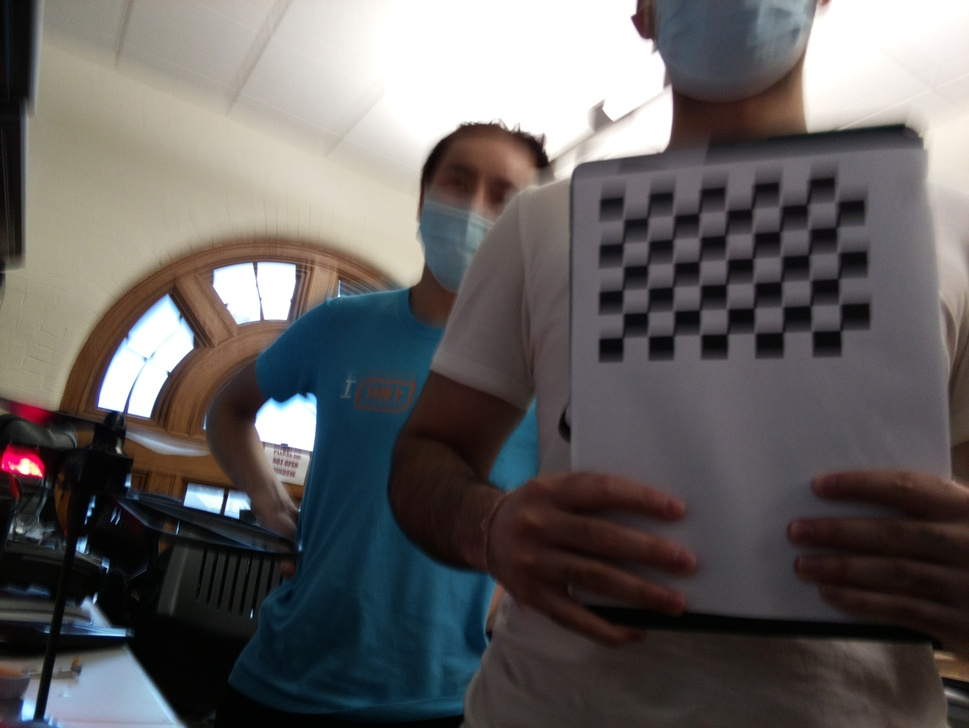
#> input picture MotionPlanningStack/calibration/images/img1.jpg, 969 x 728 px, shrunk from 3280 x 2464 before the run; its folder holds only this picture in this run
$ python calibrate.py
#> lines starting #> are read from the running program, lines starting #| are printed output that depends on the picture; after the words box and inside, x2 and y2 are one past the last pixel; in counts of white or black regions, pixels touching at a corner belong together; long printed decimals are rounded
import numpy as np
import cv2
import glob
import argparse
import os
# termination criteria
criteria = (cv2.TERM_CRITERIA_EPS + cv2.TERM_CRITERIA_MAX_ITER, 30, 0.001)


def calibrate(dirpath, prefix, image_format, square_size, width=9, height=6):
    """ Apply camera calibration operation for images in the given directory path. """
#> called with dirpath = 'images', prefix = 'img', image_format = 'jpg', square_size = 0.016, width = 9, height = 6
    # prepare object points, like (0,0,0), (1,0,0), (2,0,0) ....,(8,6,0)
    objp = np.zeros((height * width, 3), np.float32)
    objp[:, :2] = np.mgrid[0:width, 0:height].T.reshape(-1, 2)

    objp = objp * square_size

    # Arrays to store object points and image points from all the images.
    objpoints = []  # 3d point in real world space
    imgpoints = []  # 2d points in image plane.

    if dirpath[-1:] == '/':
        dirpath = dirpath[:-1]

    images = glob.glob(dirpath + '/' + prefix + '*.' + image_format)

    for fname in images:
        try:
            print(fname)
            img = cv2.imread(fname)
#> img is the input picture: shape (728, 969, 3); mean B, G, R 95.6, 96.1, 99.2
        except Exception as e:
            print("Couldn't load image: %s" % e)
            continue
        gray = cv2.cvtColor(img, cv2.COLOR_BGR2GRAY)
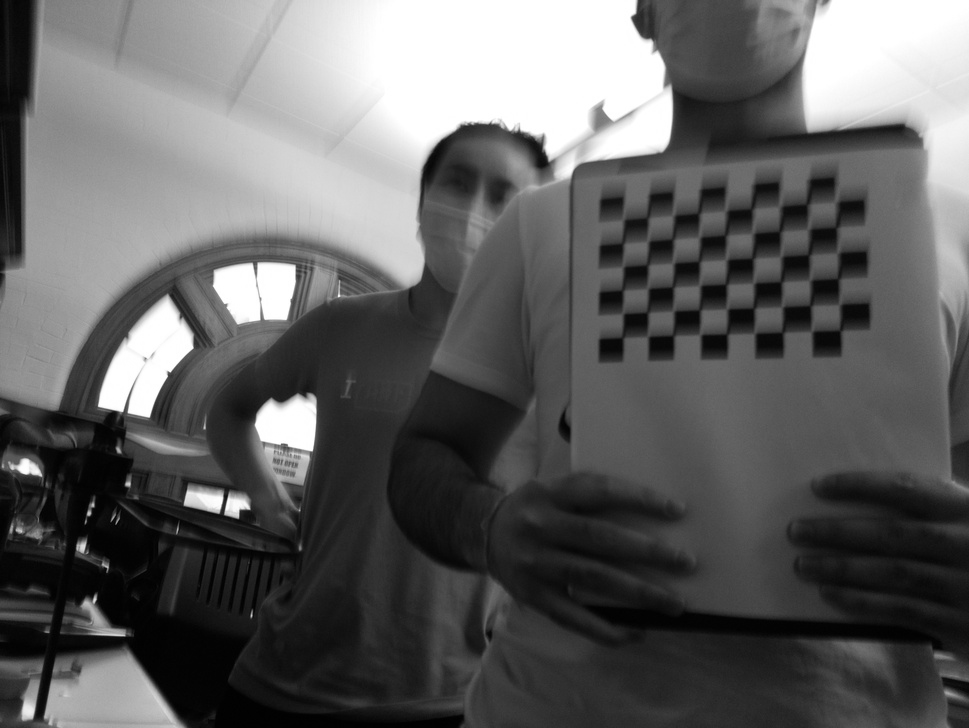
#> gray: shape (728, 969); min 0, max 255, mean 97

        # Find the chess board corners
        ret, corners = cv2.findChessboardCorners(gray, (width, height), None)
#> ret = True; corners = 54 rows, first 8: [624.5, 216], [648, 214.5], [674.5, 211], [699, 210], [727, 206.5], [752.5, 205.5], [781, 202], [807, 200.5]

        # If found, add object points, image points (after refining them)
        if ret:
            objpoints.append(objp)

            corners2 = cv2.cornerSubPix(gray, corners, (11, 11), (-1, -1), criteria)
#> corners2 = 54 rows, first 8: [623.6, 219.2], [647.9, 217.1], [673.7, 215], [699.1, 212.7], [726.1, 210.3], [752.3, 208.2], [780.3, 206], [807.5, 203.6]
            imgpoints.append(corners2)

            # Draw and display the corners
            img = cv2.drawChessboardCorners(img, (width, height), corners2, ret)
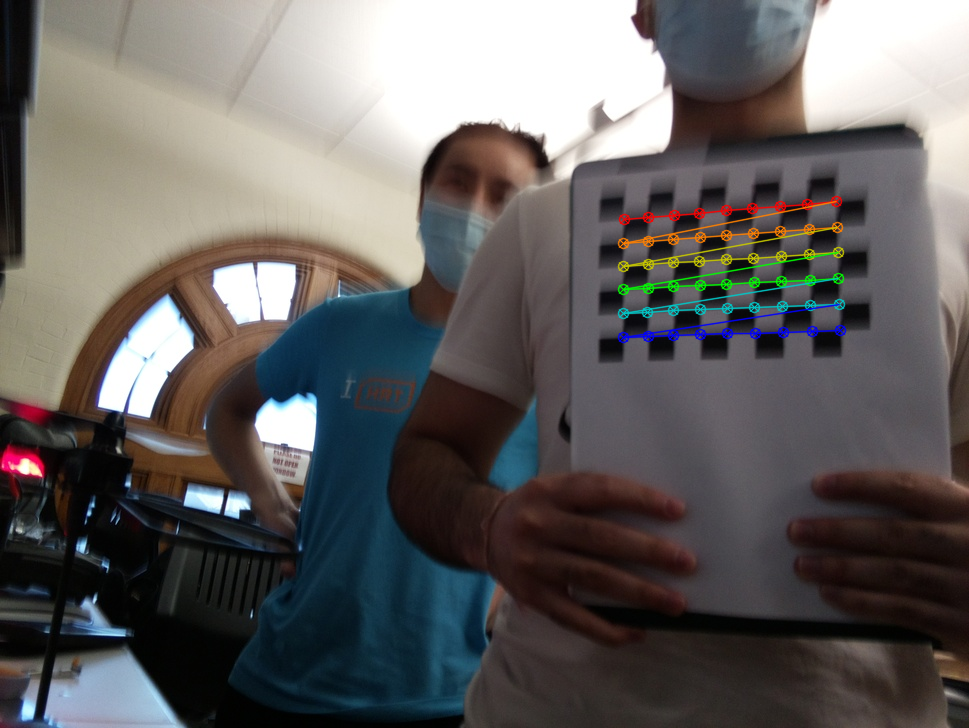
#> img: shape (728, 969, 3); 1.55% of pixels changed, all inside (x1, y1, x2, y2) = (617, 195, 847, 344)
            cv2.imwrite("processed_" + fname, img)
            print("saving to: %s" % "processed_" + fname)

    ret, mtx, dist, rvecs, tvecs = cv2.calibrateCamera(objpoints, imgpoints, gray.shape[::-1], None, None)
#> ret = 0.282; mtx = [[1320, 0, 455.5], [0, 1215.3, 322.6], [0, 0, 1]]; dist = [[1.62, -11.47, 0.0297, -0.0833, 38.96]]; rvecs = ([-0.174, 0.463, -0.00923],); tvecs = ([0.105, -0.07, 0.821],)

    return [ret, mtx, dist, rvecs, tvecs]


def save_coefficients(mtx, dist, path):
    """ Save the camera matrix and the distortion coefficients to given path/file. """
    cv_file = cv2.FileStorage(path, cv2.FILE_STORAGE_WRITE)
    cv_file.write("K", mtx)
    cv_file.write("D", dist)
    # note you *release* you don't close() a FileStorage object
    cv_file.release()


def load_coefficients(path):
    """ Loads camera matrix and distortion coefficients. """
    # FILE_STORAGE_READ
    cv_file = cv2.FileStorage(path, cv2.FILE_STORAGE_READ)

    # note we also have to specify the type to retrieve other wise we only get a
    # FileNode object back instead of a matrix
    camera_matrix = cv_file.getNode("K").mat()
    dist_matrix = cv_file.getNode("D").mat()

    cv_file.release()
    return [camera_matrix, dist_matrix]


if __name__ == '__main__':
    # square_size = 0.016
    # width = 9
    # height = 6
    parser = argparse.ArgumentParser(description='Camera calibration')
    parser.add_argument('--image_dir', type=str, required=False, help='image directory path', default="images")
    parser.add_argument('--image_format', type=str, required=False, help='image format, png/jpg', default="jpg")
    parser.add_argument('--prefix', type=str, required=False, help='image prefix', default="img")
    parser.add_argument('--square_size', type=float, required=False, help='chessboard square size', default=0.016)
    parser.add_argument('--width', type=int, required=False, help='chessboard width size, default is 9', default=9)
    parser.add_argument('--height', type=int, required=False, help='chessboard height size, default is 6', default=6)
    parser.add_argument('--save_file', type=str, required=False, help='YML file to save calibration matrices',
                        default="camera_calibration.yaml")

    args = parser.parse_args()
    ret, mtx, dist, rvecs, tvecs = calibrate(args.image_dir, args.prefix, args.image_format, args.square_size,
                                             args.width, args.height)
#> ret = 0.282; mtx = [[1320, 0, 455.5], [0, 1215.3, 322.6], [0, 0, 1]]; dist = [[1.62, -11.47, 0.0297, -0.0833, 38.96]]; rvecs = ([-0.174, 0.463, -0.00923],); tvecs = ([0.105, -0.07, 0.821],)
    save_coefficients(mtx, dist, args.save_file)
    print("Calibration is finished. RMS: ", ret)
#| Calibration is finished. RMS:  0.2823

$ run again, on MotionPlanningStack/calibration/images/img3.jpg
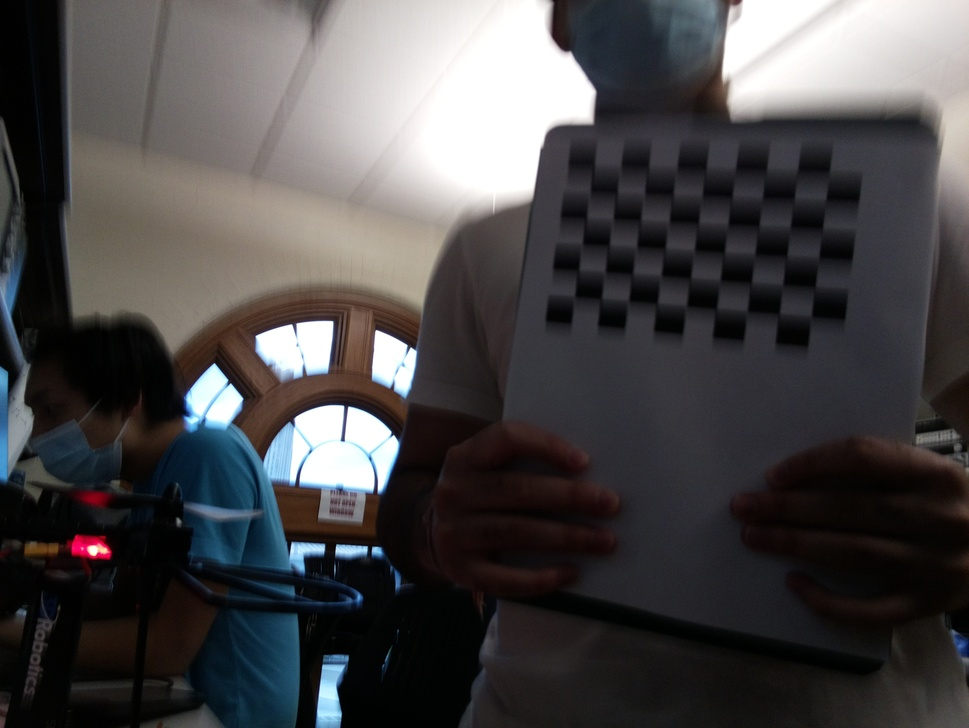
#> input picture MotionPlanningStack/calibration/images/img3.jpg, 969 x 728 px, shrunk from 3280 x 2464 before the run
#> in calibrate, img is the input picture: shape (728, 969, 3); mean B, G, R 72.1, 71.1, 73
#> in calibrate, `gray = cv2.cvtColor(img, cv2.COLOR_BGR2GRAY)`:
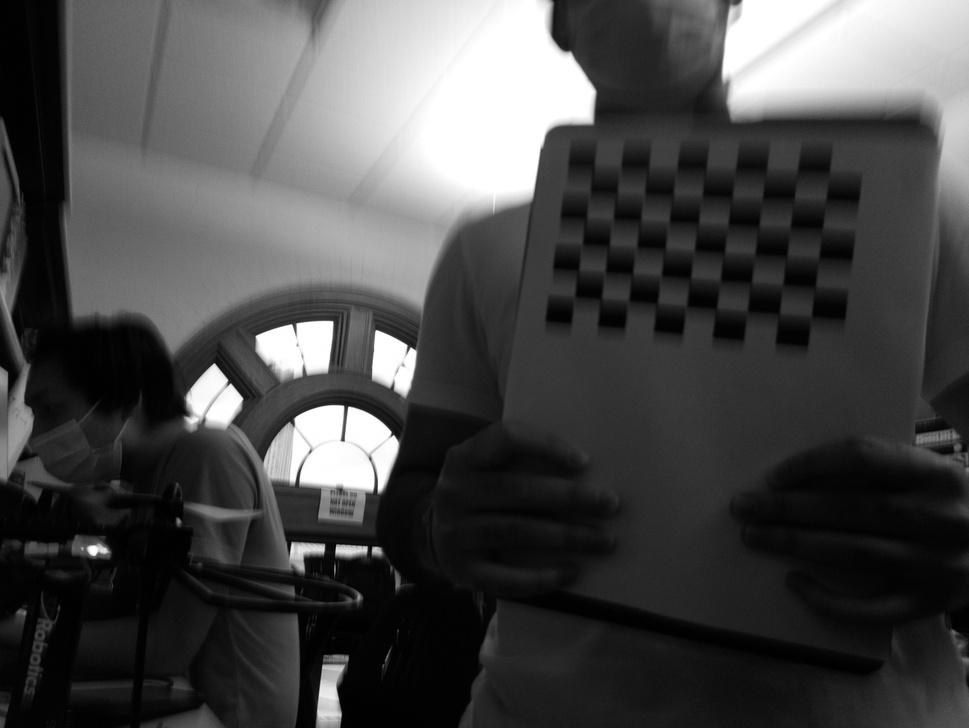
#> gray: shape (728, 969); min 0, max 255, mean 71.8
#> in calibrate, `ret, corners = cv2.findChessboardCorners(gray, (width, height), None)`: ret = True; corners = 54 rows, first 8: [592, 174.5], [619, 173.5], [647, 174.5], [675.5, 174.5], [705, 175.5], [732.3, 175.9], [764.5, 177.5], [796, 177]
#> corners2 = 54 rows, first 8: [594.2, 167.9], [620.2, 168.6], [648.6, 169.7], [676.3, 169.9], [706.1, 170.5], [734.8, 170.8], [766.6, 171.3], [796.9, 172.8]
#> in calibrate, `img = cv2.drawChessboardCorners(img, (width, height), corners2, ret)`:
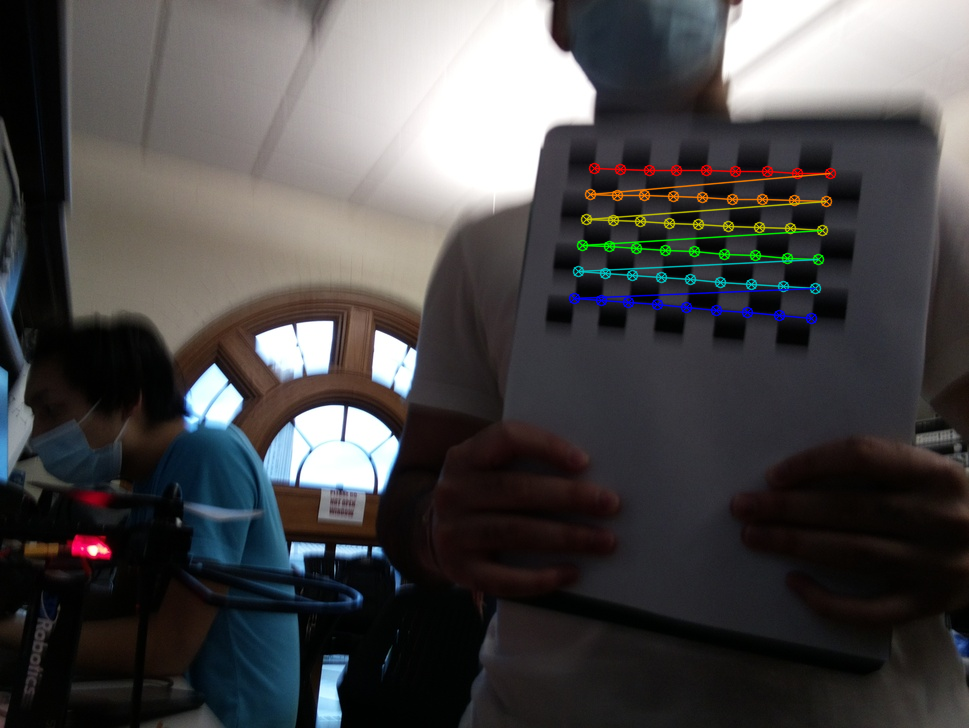
#> img: shape (728, 969, 3); 1.67% of pixels changed, all inside (x1, y1, x2, y2) = (568, 162, 837, 325)
#> in calibrate, `ret, mtx, dist, rvecs, tvecs = cv2.calibrateCamera(objpoints, imgpoint..`: ret = 0.399; mtx = [[685.3, 0, 467.3], [0, 677.1, 352.7], [0, 0, 1]]; dist = [[-0.247, 0.44, -0.0151, 0.0222, -0.532]]; rvecs = ([-0.102, 0.39, 0.145],); tvecs = ([0.0753, -0.112, 0.41],)
#> `ret, mtx, dist, rvecs, tvecs = calibrate(args.image_dir, args.prefix, ..`: ret = 0.399; mtx = [[685.3, 0, 467.3], [0, 677.1, 352.7], [0, 0, 1]]; dist = [[-0.247, 0.44, -0.0151, 0.0222, -0.532]]; rvecs = ([-0.102, 0.39, 0.145],); tvecs = ([0.0753, -0.112, 0.41],)
#| Calibration is finished. RMS:  0.3988
